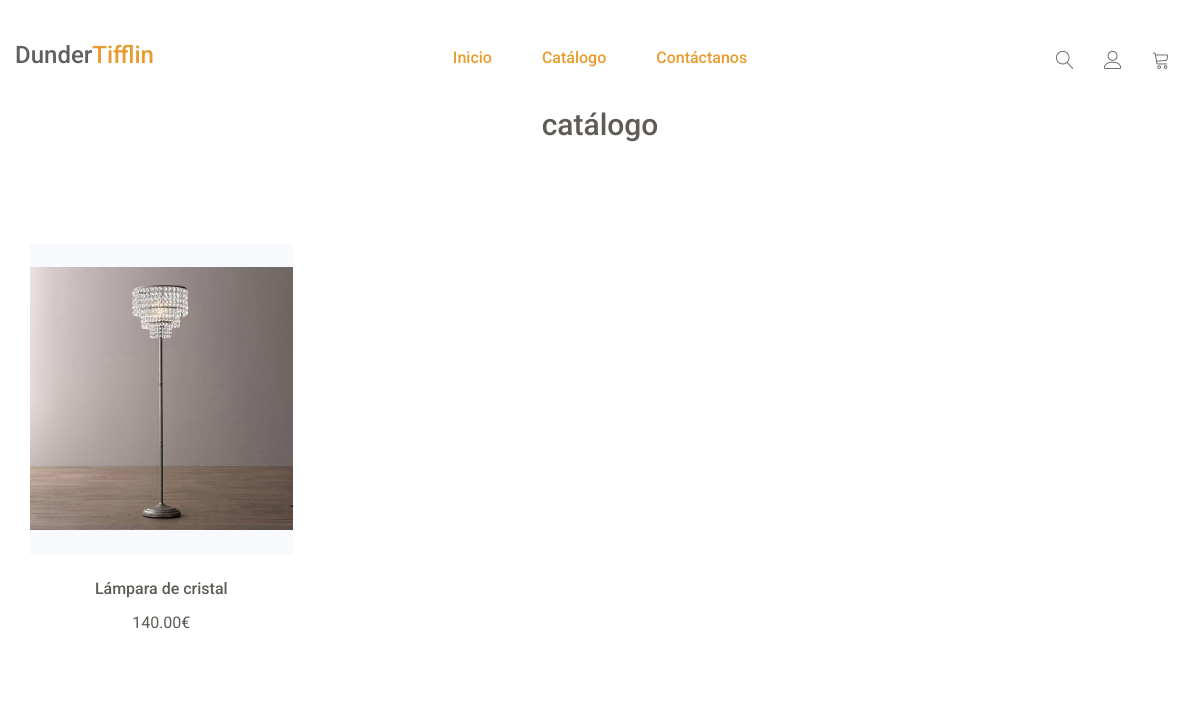
Page /productos/categoria/2/ on the committed database.
### producto/models.py (models this page shows, shortened)
class Producto(models.Model):
    nombre = models.CharField(max_length=200, unique=True, null=False, blank=False)
    descripcion = models.TextField(null=False, blank=True)
    precio = models.DecimalField(max_digits=10, decimal_places=2)
    cantidad_en_stock = models.PositiveIntegerField(default=0)  # Control de inventario
    categoria = models.ForeignKey(Categoria, on_delete=models.SET_NULL, null=True, blank=True, default=None, db_column='categoria')  # Referencing the Categoria model
    fabricante = models.ForeignKey(Fabricante, on_delete=models.SET_NULL, null=True, related_name='productos')
    destacado = models.BooleanField(default=False)  # Para escaparate principal
    agotado = models.BooleanField(default=False)  # Para marcar productos sin disponibilidad explícitamente
    fecha_creacion = models.DateTimeField(auto_now_add=True)
    fecha_actualizacion = models.DateTimeField(auto_now=True)
    foto = models.ImageField(upload_to='images/')
    class Meta:
        verbose_name_plural = "Productos"
        ordering = ['nombre']

### producto/views.py (the view)
# urls.py: path('', views.listar_productos, name='catalogo'),  # Lista todos los productos
def listar_productos(request, categoria_id=None, fabricante_id=None):
    categorias = Categoria.objects.all()
    fabricantes = Fabricante.objects.all()
    productos = Producto.objects.filter(agotado=False, cantidad_en_stock__gt=0)  # Solo productos disponibles
    if categoria_id:
        productos = productos.filter(categoria_id=categoria_id)
    if fabricante_id:
        productos = productos.filter(fabricante_id=fabricante_id)
    return render(request, 'producto/catalogo.html', {
        'productos': productos,
        'categorias': categorias,
        'fabricantes': fabricantes,
        'categoria_actual': categoria_id,
        'fabricante_actual': fabricante_id,
    })

### producto/templates/producto/catalogo.html (shortened to what this page needs)
{% load static %}
<!doctype html>
<html class="no-js" lang="en">
	<head>
		<link rel="stylesheet" href="{% static 'css/font-awesome.min.css' %}">
		<link rel="stylesheet" href="{% static 'css/linearicons.css' %}">
		<link rel="stylesheet" href="{% static 'css/animate.css' %}">
		<link rel="stylesheet" href="{% static 'css/owl.carousel.min.css' %}">
		<link rel="stylesheet" href="{% static 'css/owl.theme.default.min.css' %}">
		<link rel="stylesheet" href="{% static 'css/bootstrap.min.css' %}">
		<link rel="stylesheet" href="{% static 'css/bootsnav.css' %}">
		<link rel="stylesheet" href="{% static 'css/style.css' %}">
		<link rel="stylesheet" href="{% static 'css/responsive.css' %}">
	</head>
	<body>
		<header id="home" class="welcome-hero">
			{% include 'navbar_inicio.html' %}
		</header>
		<section id="new-arrivals" class="new-arrivals">
			<div class="container">
				<div class="section-header">
                    <br>
					<h2>catálogo</h2>
				</div>
				<div class="new-arrivals-content">
					<div class="row">
                        {% for producto in productos%}
                        <div class="col-md-3 col-sm-4">
							<div class="single-new-arrival">
								<a href="{% url 'ficha_producto' producto.id%}">
									<div class="single-new-arrival-bg">
										<img src="{{producto.foto.url}}" alt="new-arrivals images">
									</div>
								</a>
								<h4>
									<a href="{% url 'ficha_producto' producto.id%}">{{producto.nombre}}</a>
								</h4>
								<p class="arrival-product-price">{{producto.precio}}€</p>
							</div>
						</div>
                        {% endfor %}
					</div>
				</div>
			</div>
		</section>
    </body>
</html>

### inicio/static/css/bootsnav.css (style rules this page uses)
body { -webkit-transition: all 0.3s ease-in-out; -moz-transition: all 0.3s ease-in-out; -o-transition: all 0.3s ease-in-out; -ms-transition: all 0.3s ease-in-out; transition: all 0.3s ease-in-out; }

### inicio/static/css/style.css (style rules this page uses)
* { padding: 0; margin: 0; }
* { -webkit-box-sizing:border-box; -moz-box-sizing:border-box; -o-box-sizing:border-box; -ms-box-sizing:border-box; box-sizing:border-box; }
body { font-family: 'Roboto', sans-serif; font-size:16px; color:#a09e9c; background: #fff; text-transform: none; max-width:1920px; margin:0 auto; overflow-x:hidden; }
a,a:hover,a:active,a:focus { display:inline-block; text-decoration:none; color: #616060; font-size:16px; padding:0; font-weight: 500; }
h1,h2,h3,h4,h5,h6 { margin: 0; color:#5f5b57; font-size: 18px; font-weight: 500; }
p { margin: 0; color:#a09e9c; font-size:16px; line-height: 1.8; }
img { border:none;max-width:100%; height:auto; }
html,body { height: 100%; }
.section-header { position: relative; text-align: center; }
.section-header h2 { font-size: 30px; font-weight: 500; }
.welcome-hero { position: relative; z-index: 1; background: #f8f9fd; }
.new-arrivals { padding:85px 0 70px; }
.new-arrivals-content { margin-top: 80px; }
.single-new-arrival { margin-bottom: 50px;text-align: center; }
.single-new-arrival-bg { position: relative; min-height: 310px; background: #f8f9fc; display: flex; align-items: center; justify-content:center; overflow:hidden; }
.single-new-arrival-bg img { width:auto; height:auto; -webkit-transition: .3s linear; -moz-transition: .3s linear; -ms-transition: .3s linear; -o-transition: .3s linear; transition: .3s linear; }
.single-new-arrival h4 a { color:#5f5b57; font-size:16px; font-weight:500; margin:26px 0 12px; }
.arrival-product-price { color:#5f5b57; font-size: 16px; font-weight: 400; }

### rows in the picture
Producto: foto (picture), nombre "Lámpara de cristal", precio "140.00"
